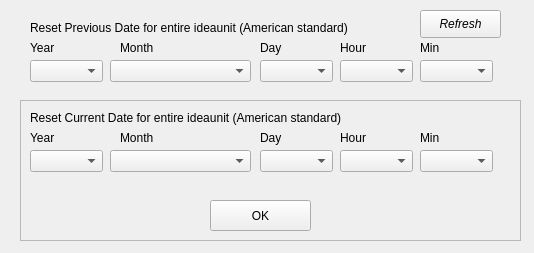
<?xml version="1.0" encoding="UTF-8"?>
<ui version="4.0">
 <class>Form</class>
 <widget class="QWidget" name="Form">
  <property name="geometry">
   <rect>
    <x>0</x>
    <y>0</y>
    <width>534</width>
    <height>253</height>
   </rect>
  </property>
  <property name="windowkind">
   <string>Form</string>
  </property>
  <widget class="QComboBox" name="curr_year">
   <property name="geometry">
    <rect>
     <x>30</x>
     <y>150</y>
     <width>73</width>
     <height>22</height>
    </rect>
   </property>
  </widget>
  <widget class="QLabel" name="label">
   <property name="geometry">
    <rect>
     <x>30</x>
     <y>110</y>
     <width>381</width>
     <height>16</height>
    </rect>
   </property>
   <property name="text">
    <string>Reset Current Date for entire ideaunit (American standard)</string>
   </property>
  </widget>
  <widget class="QLabel" name="label_2">
   <property name="geometry">
    <rect>
     <x>30</x>
     <y>130</y>
     <width>55</width>
     <height>16</height>
    </rect>
   </property>
   <property name="text">
    <string>Year</string>
   </property>
  </widget>
  <widget class="QLabel" name="label_3">
   <property name="geometry">
    <rect>
     <x>120</x>
     <y>130</y>
     <width>55</width>
     <height>16</height>
    </rect>
   </property>
   <property name="text">
    <string>Month</string>
   </property>
  </widget>
  <widget class="QLabel" name="label_4">
   <property name="geometry">
    <rect>
     <x>260</x>
     <y>130</y>
     <width>55</width>
     <height>16</height>
    </rect>
   </property>
   <property name="text">
    <string>Day</string>
   </property>
  </widget>
  <widget class="QLabel" name="label_5">
   <property name="geometry">
    <rect>
     <x>340</x>
     <y>130</y>
     <width>55</width>
     <height>16</height>
    </rect>
   </property>
   <property name="text">
    <string>Hour</string>
   </property>
  </widget>
  <widget class="QLabel" name="label_6">
   <property name="geometry">
    <rect>
     <x>420</x>
     <y>130</y>
     <width>55</width>
     <height>16</height>
    </rect>
   </property>
   <property name="text">
    <string>Min</string>
   </property>
  </widget>
  <widget class="QComboBox" name="curr_month">
   <property name="geometry">
    <rect>
     <x>110</x>
     <y>150</y>
     <width>141</width>
     <height>22</height>
    </rect>
   </property>
  </widget>
  <widget class="QComboBox" name="curr_monthday">
   <property name="geometry">
    <rect>
     <x>260</x>
     <y>150</y>
     <width>73</width>
     <height>22</height>
    </rect>
   </property>
  </widget>
  <widget class="QComboBox" name="curr_hour">
   <property name="geometry">
    <rect>
     <x>340</x>
     <y>150</y>
     <width>73</width>
     <height>22</height>
    </rect>
   </property>
  </widget>
  <widget class="QComboBox" name="curr_min">
   <property name="geometry">
    <rect>
     <x>420</x>
     <y>150</y>
     <width>73</width>
     <height>22</height>
    </rect>
   </property>
  </widget>
  <widget class="QFrame" name="frame_2">
   <property name="geometry">
    <rect>
     <x>20</x>
     <y>100</y>
     <width>501</width>
     <height>141</height>
    </rect>
   </property>
   <property name="frameShape">
    <enum>QFrame::StyledPanel</enum>
   </property>
   <property name="frameShadow">
    <enum>QFrame::Raised</enum>
   </property>
   <widget class="QPushButton" name="american_update">
    <property name="geometry">
     <rect>
      <x>190</x>
      <y>100</y>
      <width>101</width>
      <height>31</height>
     </rect>
    </property>
    <property name="text">
     <string>OK</string>
    </property>
   </widget>
  </widget>
  <widget class="QLabel" name="label_11">
   <property name="geometry">
    <rect>
     <x>260</x>
     <y>40</y>
     <width>55</width>
     <height>16</height>
    </rect>
   </property>
   <property name="text">
    <string>Day</string>
   </property>
  </widget>
  <widget class="QComboBox" name="prev_monthday">
   <property name="geometry">
    <rect>
     <x>260</x>
     <y>60</y>
     <width>73</width>
     <height>22</height>
    </rect>
   </property>
  </widget>
  <widget class="QComboBox" name="prev_hour">
   <property name="geometry">
    <rect>
     <x>340</x>
     <y>60</y>
     <width>73</width>
     <height>22</height>
    </rect>
   </property>
  </widget>
  <widget class="QLabel" name="label_14">
   <property name="geometry">
    <rect>
     <x>30</x>
     <y>20</y>
     <width>391</width>
     <height>16</height>
    </rect>
   </property>
   <property name="text">
    <string>Reset Previous Date for entire ideaunit (American standard)</string>
   </property>
  </widget>
  <widget class="QComboBox" name="prev_year">
   <property name="geometry">
    <rect>
     <x>30</x>
     <y>60</y>
     <width>73</width>
     <height>22</height>
    </rect>
   </property>
  </widget>
  <widget class="QLabel" name="label_15">
   <property name="geometry">
    <rect>
     <x>30</x>
     <y>40</y>
     <width>55</width>
     <height>16</height>
    </rect>
   </property>
   <property name="text">
    <string>Year</string>
   </property>
  </widget>
  <widget class="QLabel" name="label_16">
   <property name="geometry">
    <rect>
     <x>340</x>
     <y>40</y>
     <width>55</width>
     <height>16</height>
    </rect>
   </property>
   <property name="text">
    <string>Hour</string>
   </property>
  </widget>
  <widget class="QLabel" name="label_17">
   <property name="geometry">
    <rect>
     <x>120</x>
     <y>40</y>
     <width>55</width>
     <height>16</height>
    </rect>
   </property>
   <property name="text">
    <string>Month</string>
   </property>
  </widget>
  <widget class="QComboBox" name="prev_month">
   <property name="geometry">
    <rect>
     <x>110</x>
     <y>60</y>
     <width>141</width>
     <height>22</height>
    </rect>
   </property>
  </widget>
  <widget class="QComboBox" name="prev_min">
   <property name="geometry">
    <rect>
     <x>420</x>
     <y>60</y>
     <width>73</width>
     <height>22</height>
    </rect>
   </property>
  </widget>
  <widget class="QLabel" name="label_18">
   <property name="geometry">
    <rect>
     <x>420</x>
     <y>40</y>
     <width>55</width>
     <height>16</height>
    </rect>
   </property>
   <property name="text">
    <string>Min</string>
   </property>
  </widget>
  <widget class="QPushButton" name="refresh_root_values">
   <property name="geometry">
    <rect>
     <x>420</x>
     <y>10</y>
     <width>81</width>
     <height>28</height>
    </rect>
   </property>
   <property name="font">
    <font>
     <weight>50</weight>
     <italic>true</italic>
     <bold>false</bold>
    </font>
   </property>
   <property name="text">
    <string>Refresh</string>
   </property>
  </widget>
  <zorder>frame_2</zorder>
  <zorder>curr_year</zorder>
  <zorder>label</zorder>
  <zorder>label_2</zorder>
  <zorder>label_3</zorder>
  <zorder>label_4</zorder>
  <zorder>label_5</zorder>
  <zorder>label_6</zorder>
  <zorder>curr_month</zorder>
  <zorder>curr_monthday</zorder>
  <zorder>curr_hour</zorder>
  <zorder>curr_min</zorder>
  <zorder>label_11</zorder>
  <zorder>prev_monthday</zorder>
  <zorder>prev_hour</zorder>
  <zorder>label_14</zorder>
  <zorder>prev_year</zorder>
  <zorder>label_15</zorder>
  <zorder>label_16</zorder>
  <zorder>label_17</zorder>
  <zorder>prev_month</zorder>
  <zorder>prev_min</zorder>
  <zorder>label_18</zorder>
  <zorder>refresh_root_values</zorder>
 </widget>
 <resources/>
 <connections/>
</ui>
